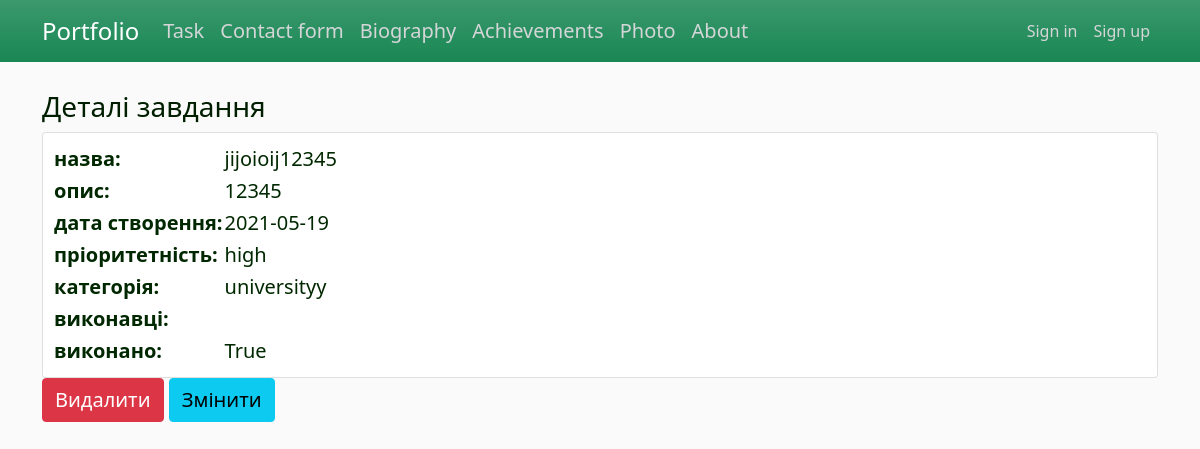
Before: /tsk/task/5 with the older database file.
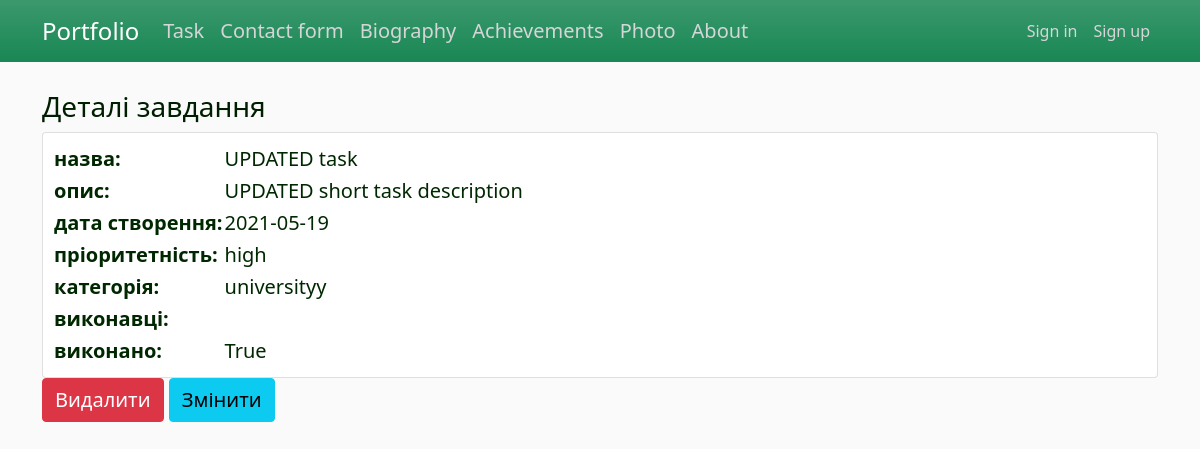
After: the same page with the newer database file.
### app/task/models.py (models this page shows, shortened)
class Task(db.Model):
    id = db.Column(db.Integer, primary_key=True)
    title = db.Column(db.String(80), nullable=False)
    description = db.Column(db.Text, nullable=False)
    created = db.Column(db.DateTime, default=datetime.utcnow)
    priority = db.Column(db.Enum(EnumPriority), default='low')
    is_done = db.Column(db.Boolean, default=False)
    category_id = db.Column(db.Integer(), db.ForeignKey('category.id'))

class Category(db.Model):
    id = db.Column(db.Integer, primary_key=True)
    name = db.Column(db.String(255), nullable=False, unique=True)
    tasks = db.relationship('Task', backref='categor', lazy='dynamic')

### app/task/views.py (the view)
@task_bp.route("/task/<int:id>")
def task_detail(id):
    task = Task.query.get(id)
    return render_template('task_detail.html', title='Завдання', task=task)

### app/task/templates/task/task_detail.html (shortened to what this page needs)
{% extends "layout.html" %}
{% block content %}
<h3> Деталі завдання </h3>
  <table class="card">
    <tr>
        <td><b>назва:</b></td>
      <td>{{ task.title }}</td>
    </tr>
    <tr>
      <td><b>опис:</b></td>
      <td>{{ task.description }}</td>
    </tr>
    <tr>
      <td><b>дата створення:</b></td>
      <td>{{ task.created.strftime('%Y-%m-%d') | safe}}</td>
    </tr>
    <tr>
      <td><b>пріоритетність:</b></td>
      <td>{{ task.priority.name }}</td>
    </tr>
    <tr>
      <td><b>категорія:</b></td>
      <td>{{ task.categor.name }}</td>
    </tr>
    <tr>
      <td><b>виконавці:</b></td>
      <td>
      </td>
    </tr>
    <tr>
      <td><b>виконано:</b></td>
      <td>{{ task.is_done }}</td>
    </tr>
  </table>
    <a href="{{url_for('task_bp_in.task_delete', id=task.id)}}" class="btn btn-danger fs-5"> Видалити </a>
    <a href="{{url_for('task_bp_in.task_update', id=task.id)}}" class="btn btn-info fs-5"> Змінити </a>
{% endblock content %}

### app/templates/layout.html (shortened to what this page needs)
<!DOCTYPE html>
<html>
<head lang="en">
    <link href="https://cdn.jsdelivr.net/npm/bootstrap@5.0.0-beta2/dist/css/bootstrap.min.css" rel="stylesheet">
    <link rel="stylesheet" type="text/css" href="{{ url_for('static', filename='css/custom.css') }}">
</head>
<body>
    <header>
      <nav class="navbar navbar-expand-lg navbar-dark bg-success bg-gradient fixed-top">
        <div class="container">
          <a class="navbar-brand fs-4" href="/">Portfolio</a>
            <div class="collapse navbar-collapse fs-5" id="navbarNavDropdown">
                <ul class="navbar-nav">
                    <li class="nav-item">
                      <a class="nav-link" aria-current="page" href="{{url_for('task_bp_in.task_all')}}">Task</a>
                    </li>
                    <li class="nav-item">
                      <a class="nav-link" aria-current="page" href="{{url_for('contact_bp_in.contact')}}">Contact form</a>
                    </li>
                    <li class="nav-item">
                      <a class="nav-link" aria-current="page" href="{{url_for('bio')}}">Biography</a>
                    </li>
                    <li class="nav-item">
                      <a class="nav-link" aria-current="page" href="{{url_for('achievements')}}">Achievements</a>
                    </li>
                    <li class="nav-item">
                      <a class="nav-link" aria-current="page" href="{{url_for('photo')}}">Photo</a>
                    </li>
                    <li class="nav-item">
                      <a class="nav-link" aria-current="page" href="{{url_for('about')}}">About</a>
                    </li>
                </ul>
            </div>
            <div class="navbar-nav">
                {% if current_user.is_authenticated %}
                    {% if current_user.admin %}
                        <a class="nav-item nav-link rounded" href="/admin/">Flask Admin</a>
                        <a class="nav-item nav-link rounded" href="{{ url_for('user_bp_in.home_admin') }}">Admin Page</a>
                     {% endif %}
                    <a class="nav-item nav-link rounded" href="{{ url_for('user_bp_in.account') }}">My account</a>
                    <a class="nav-item nav-link rounded" href="{{ url_for('user_bp_in.logout') }}">Logout</a>
                {% else %}
                    <a class="nav-item nav-link rounded" href="{{ url_for('user_bp_in.login') }}">Sign in</a>
                    <a class="nav-item nav-link rounded" href="{{ url_for('user_bp_in.register') }}">Sign up</a>
                {% endif %}
            </div>
        </div>
      </nav>
    </header>
    <main class="container fs-5">
        <br><br><br>
        {% block content %}{% endblock %}
    </main>
</body>
</html>

### app/static/css/custom.css (style rules this page uses)
body { background: #fafafa; color: #002800; }
h1, h2, h3, h4, h5, h6 { color: #001e00; }
.navbar-nav .nav-link { color: #d4d6d7 !important; }
.card { padding: 10px; }

Changed rows visible on the page:
changed Task "high": title "jijoioij12345" → "UPDATED task"; description "12345" → "UPDATED short task description"
